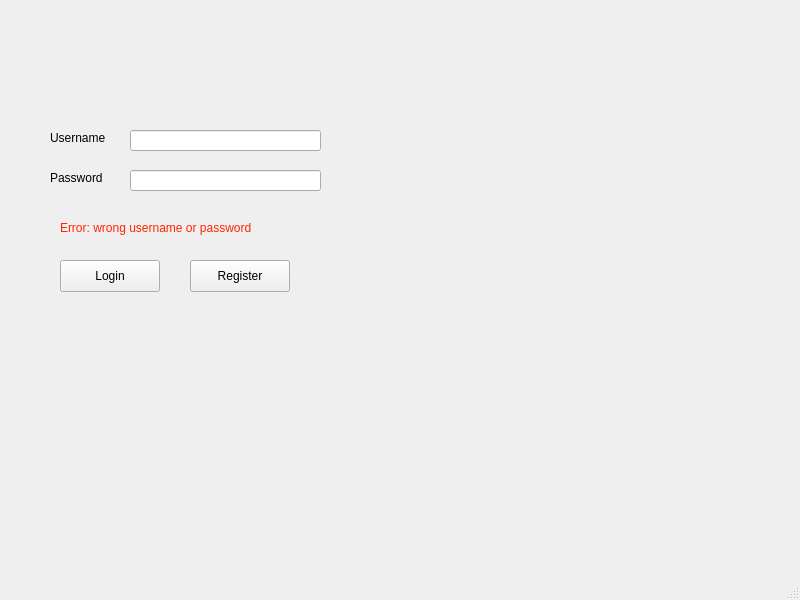
<?xml version="1.0" encoding="UTF-8"?>
<ui version="4.0">
 <class>LoginWindow</class>
 <widget class="QMainWindow" name="LoginWindow">
  <property name="geometry">
   <rect>
    <x>0</x>
    <y>0</y>
    <width>800</width>
    <height>600</height>
   </rect>
  </property>
  <property name="windowTitle">
   <string>LoginWindow</string>
  </property>
  <widget class="QWidget" name="centralwidget">
   <widget class="QLabel" name="label">
    <property name="geometry">
     <rect>
      <x>50</x>
      <y>130</y>
      <width>81</width>
      <height>16</height>
     </rect>
    </property>
    <property name="text">
     <string>Username</string>
    </property>
   </widget>
   <widget class="QLineEdit" name="lineEditUsername">
    <property name="geometry">
     <rect>
      <x>130</x>
      <y>130</y>
      <width>191</width>
      <height>21</height>
     </rect>
    </property>
   </widget>
   <widget class="QLabel" name="label_2">
    <property name="geometry">
     <rect>
      <x>50</x>
      <y>170</y>
      <width>71</width>
      <height>16</height>
     </rect>
    </property>
    <property name="text">
     <string>Password</string>
    </property>
   </widget>
   <widget class="QLineEdit" name="lineEditPassword">
    <property name="geometry">
     <rect>
      <x>130</x>
      <y>170</y>
      <width>191</width>
      <height>21</height>
     </rect>
    </property>
    <property name="echoMode">
     <enum>QLineEdit::Password</enum>
    </property>
   </widget>
   <widget class="QLabel" name="errorLabel">
    <property name="geometry">
     <rect>
      <x>60</x>
      <y>220</y>
      <width>221</width>
      <height>16</height>
     </rect>
    </property>
    <property name="text">
     <string>&lt;html&gt;&lt;head/&gt;&lt;body&gt;&lt;p&gt;&lt;span style=&quot; color:#ff2600;&quot;&gt;Error: wrong username or password&lt;/span&gt;&lt;/p&gt;&lt;/body&gt;&lt;/html&gt;</string>
    </property>
   </widget>
   <widget class="QPushButton" name="pushButtonLogin">
    <property name="geometry">
     <rect>
      <x>60</x>
      <y>260</y>
      <width>100</width>
      <height>32</height>
     </rect>
    </property>
    <property name="text">
     <string>Login</string>
    </property>
   </widget>
   <widget class="QPushButton" name="pushButtonRegister">
    <property name="geometry">
     <rect>
      <x>190</x>
      <y>260</y>
      <width>100</width>
      <height>32</height>
     </rect>
    </property>
    <property name="text">
     <string>Register</string>
    </property>
   </widget>
  </widget>
  <widget class="QMenuBar" name="menubar">
   <property name="geometry">
    <rect>
     <x>0</x>
     <y>0</y>
     <width>800</width>
     <height>24</height>
    </rect>
   </property>
  </widget>
  <widget class="QStatusBar" name="statusbar"/>
 </widget>
 <resources/>
 <connections/>
</ui>
